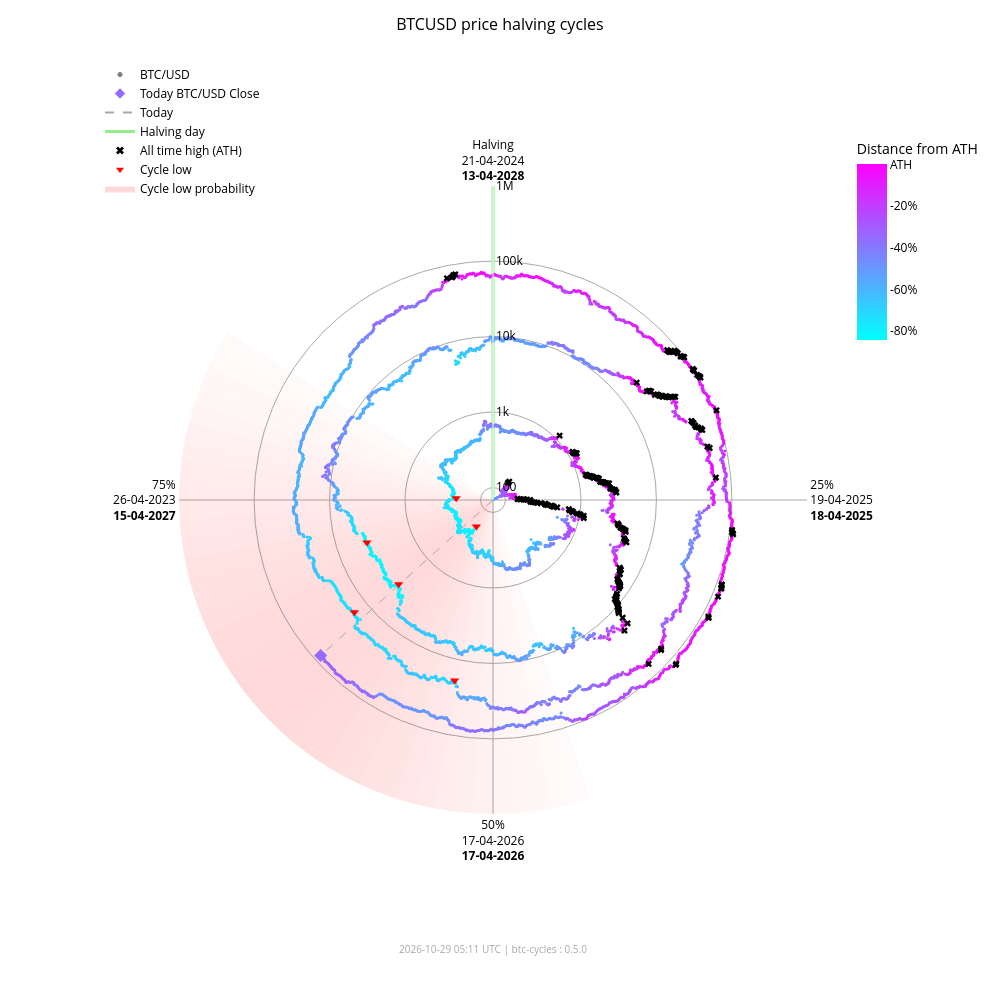

Notebook cell for this chart:
### Markdown cell above
### Interactive chart (plotly)

### Code cell
fig_interactive = btc.plot(
    kind="interactive",
    from_date="2012-11-28",
)
# plotly config for interactivity
config = {"scrollZoom": True, "displayModeBar": True}
# display in notebook
fig_interactive.show(config=config)

### Figure 1 — Plotly figure (JSON) as saved in the notebook; plotly's stock layout.template omitted (floating-point values rounded to 4 significant figures; data arrays with more than 128 entries replaced by an {"elided": "..."} marker saying what was removed)
{"data": [{"fill": "toself", "fillcolor": "rgba(255,0,0,0.018306980149439524)", "hoverinfo": "skip", "line": {"width": 0}, "mode": "lines", "r": [68.43, 1000000, 1000000, 68.43, 68.43], "showlegend": false, "theta": [162.0, 162.0, 165.6, 165.6, 162.0], "type": "scatterpolar"}, {"fill": "toself", "fillcolor": "rgba(255,0,0,0.02405911634527998)", "hoverinfo": "skip", "line": {"width": 0}, "mode": "lines", "r": [68.43, 1000000, 1000000, 68.43, 68.43], "showlegend": false, "theta": [165.6, 165.6, 169.2, 169.2, 165.6], "type": "scatterpolar"}, {"fill": "toself", "fillcolor": "rgba(255,0,0,0.030803449372254352)", "hoverinfo": "skip", "line": {"width": 0}, "mode": "lines", "r": [68.43, 1000000, 1000000, 68.43, 68.43], "showlegend": false, "theta": [169.2, 169.2, 172.8, 172.8, 169.2], "type": "scatterpolar"}, {"fill": "toself", "fillcolor": "rgba(255,0,0,0.03847233586005252)", "hoverinfo": "skip", "line": {"width": 0}, "mode": "lines", "r": [68.43, 1000000, 1000000, 68.43, 68.43], "showlegend": false, "theta": [172.8, 172.8, 176.4, 176.4, 172.8], "type": "scatterpolar"}, {"fill": "toself", "fillcolor": "rgba(255,0,0,0.04694405159551339)", "hoverinfo": "skip", "line": {"width": 0}, "mode": "lines", "r": [68.43, 1000000, 1000000, 68.43, 68.43], "showlegend": false, "theta": [176.4, 176.4, 180.0, 180.0, 176.4], "type": "scatterpolar"}, {"fill": "toself", "fillcolor": "rgba(255,0,0,0.05605603979818329)", "hoverinfo": "skip", "line": {"width": 0}, "mode": "lines", "r": [68.43, 1000000, 1000000, 68.43, 68.43], "showlegend": false, "theta": [180.0, 180.0, 183.6, 183.6, 180.0], "type": "scatterpolar"}, {"fill": "toself", "fillcolor": "rgba(255,0,0,0.06562330627802694)", "hoverinfo": "skip", "line": {"width": 0}, "mode": "lines", "r": [68.43, 1000000, 1000000, 68.43, 68.43], "showlegend": false, "theta": [183.6, 183.6, 187.2, 187.2, 183.6], "type": "scatterpolar"}, {"fill": "toself", "fillcolor": "rgba(255,0,0,0.07545707932574237)", "hoverinfo": "skip", "line": {"width": 0}, "mode": "lines", "r": [68.43, 1000000, 1000000, 68.43, 68.43], "showlegend": false, "theta": [187.2, 187.2, 190.8, 190.8, 187.2], "type": "scatterpolar"}, {"fill": "toself", "fillcolor": "rgba(255,0,0,0.08537841060169407)", "hoverinfo": "skip", "line": {"width": 0}, "mode": "lines", "r": [68.43, 1000000, 1000000, 68.43, 68.43], "showlegend": false, "theta": [190.8, 190.8, 194.4, 194.4, 190.8], "type": "scatterpolar"}, {"fill": "toself", "fillcolor": "rgba(255,0,0,0.09522272137134848)", "hoverinfo": "skip", "line": {"width": 0}, "mode": "lines", "r": [68.43, 1000000, 1000000, 68.43, 68.43], "showlegend": false, "theta": [194.4, 194.4, 198.0, 198.0, 194.4], "type": "scatterpolar"}, {"fill": "toself", "fillcolor": "rgba(255,0,0,0.10483418800389058)", "hoverinfo": "skip", "line": {"width": 0}, "mode": "lines", "r": [68.43, 1000000, 1000000, 68.43, 68.43], "showlegend": false, "theta": [198.0, 198.0, 201.6, 201.6, 198.0], "type": "scatterpolar"}, {"fill": "toself", "fillcolor": "rgba(255,0,0,0.11405248627197925)", "hoverinfo": "skip", "line": {"width": 0}, "mode": "lines", "r": [68.43, 1000000, 1000000, 68.43, 68.43], "showlegend": false, "theta": [201.6, 201.6, 205.2, 205.2, 201.6], "type": "scatterpolar"}, {"fill": "toself", "fillcolor": "rgba(255,0,0,0.12269756305009562)", "hoverinfo": "skip", "line": {"width": 0}, "mode": "lines", "r": [68.43, 1000000, 1000000, 68.43, 68.43], "showlegend": false, "theta": [205.2, 205.2, 208.8, 208.8, 205.2], "type": "scatterpolar"}, {"fill": "toself", "fillcolor": "rgba(255,0,0,0.13055959037792858)", "hoverinfo": "skip", "line": {"width": 0}, "mode": "lines", "r": [68.43, 1000000, 1000000, 68.43, 68.43], "showlegend": false, "theta": [208.8, 208.8, 212.4, 212.4, 208.8], "type": "scatterpolar"}, {"fill": "toself", "fillcolor": "rgba(255,0,0,0.13740037014073872)", "hoverinfo": "skip", "line": {"width": 0}, "mode": "lines", "r": [68.43, 1000000, 1000000, 68.43, 68.43], "showlegend": false, "theta": [212.4, 212.4, 216.0, 216.0, 212.4], "type": "scatterpolar"}, {"fill": "toself", "fillcolor": "rgba(255,0,0,0.14296927208088228)", "hoverinfo": "skip", "line": {"width": 0}, "mode": "lines", "r": [68.43, 1000000, 1000000, 68.43, 68.43], "showlegend": false, "theta": [216.0, 216.0, 219.6, 219.6, 216.0], "type": "scatterpolar"}, {"fill": "toself", "fillcolor": "rgba(255,0,0,0.14703219887325494)", "hoverinfo": "skip", "line": {"width": 0}, "mode": "lines", "r": [68.43, 1000000, 1000000, 68.43, 68.43], "showlegend": false, "theta": [219.6, 219.6, 223.2, 223.2, 219.6], "type": "scatterpolar"}, {"fill": "toself", "fillcolor": "rgba(255,0,0,0.14940752827264187)", "hoverinfo": "skip", "line": {"width": 0}, "mode": "lines", "r": [68.43, 1000000, 1000000, 68.43, 68.43], "showlegend": false, "theta": [223.2, 223.2, 226.8, 226.8, 223.2], "type": "scatterpolar"}, {"fill": "toself", "fillcolor": "rgba(255,0,0,0.15)", "hoverinfo": "skip", "line": {"width": 0}, "mode": "lines", "r": [68.43, 1000000, 1000000, 68.43, 68.43], "showlegend": false, "theta": [226.8, 226.8, 230.4, 230.4, 226.8], "type": "scatterpolar"}, {"fill": "toself", "fillcolor": "rgba(255,0,0,0.14882314851976614)", "hoverinfo": "skip", "line": {"width": 0}, "mode": "lines", "r": [68.43, 1000000, 1000000, 68.43, 68.43], "showlegend": false, "theta": [230.4, 230.4, 234.0, 234.0, 230.4], "type": "scatterpolar"}, {"fill": "toself", "fillcolor": "rgba(255,0,0,0.14600334989350275)", "hoverinfo": "skip", "line": {"width": 0}, "mode": "lines", "r": [68.43, 1000000, 1000000, 68.43, 68.43], "showlegend": false, "theta": [234.0, 234.0, 237.6, 237.6, 234.0], "type": "scatterpolar"}, {"fill": "toself", "fillcolor": "rgba(255,0,0,0.14176315293000513)", "hoverinfo": "skip", "line": {"width": 0}, "mode": "lines", "r": [68.43, 1000000, 1000000, 68.43, 68.43], "showlegend": false, "theta": [237.6, 237.6, 241.2, 241.2, 237.6], "type": "scatterpolar"}, {"fill": "toself", "fillcolor": "rgba(255,0,0,0.1363869302869166)", "hoverinfo": "skip", "line": {"width": 0}, "mode": "lines", "r": [68.43, 1000000, 1000000, 68.43, 68.43], "showlegend": false, "theta": [241.2, 241.2, 244.8, 244.8, 241.2], "type": "scatterpolar"}, {"fill": "toself", "fillcolor": "rgba(255,0,0,0.13017643696734477)", "hoverinfo": "skip", "line": {"width": 0}, "mode": "lines", "r": [68.43, 1000000, 1000000, 68.43, 68.43], "showlegend": false, "theta": [244.8, 244.8, 248.4, 248.4, 244.8], "type": "scatterpolar"}, {"fill": "toself", "fillcolor": "rgba(255,0,0,0.1234063302665758)", "hoverinfo": "skip", "line": {"width": 0}, "mode": "lines", "r": [68.43, 1000000, 1000000, 68.43, 68.43], "showlegend": false, "theta": [248.4, 248.4, 252.0, 252.0, 248.4], "type": "scatterpolar"}, {"fill": "toself", "fillcolor": "rgba(255,0,0,0.11628949020714345)", "hoverinfo": "skip", "line": {"width": 0}, "mode": "lines", "r": [68.43, 1000000, 1000000, 68.43, 68.43], "showlegend": false, "theta": [252.0, 252.0, 255.6, 255.6, 252.0], "type": "scatterpolar"}, {"fill": "toself", "fillcolor": "rgba(255,0,0,0.108959277972535)", "hoverinfo": "skip", "line": {"width": 0}, "mode": "lines", "r": [68.43, 1000000, 1000000, 68.43, 68.43], "showlegend": false, "theta": [255.6, 255.6, 259.2, 259.2, 255.6], "type": "scatterpolar"}, {"fill": "toself", "fillcolor": "rgba(255,0,0,0.1014715299920515)", "hoverinfo": "skip", "line": {"width": 0}, "mode": "lines", "r": [68.43, 1000000, 1000000, 68.43, 68.43], "showlegend": false, "theta": [259.2, 259.2, 262.8, 262.8, 259.2], "type": "scatterpolar"}, {"fill": "toself", "fillcolor": "rgba(255,0,0,0.09382430417652897)", "hoverinfo": "skip", "line": {"width": 0}, "mode": "lines", "r": [68.43, 1000000, 1000000, 68.43, 68.43], "showlegend": false, "theta": [262.8, 262.8, 266.4, 266.4, 262.8], "type": "scatterpolar"}, {"fill": "toself", "fillcolor": "rgba(255,0,0,0.08598937207621672)", "hoverinfo": "skip", "line": {"width": 0}, "mode": "lines", "r": [68.43, 1000000, 1000000, 68.43, 68.43], "showlegend": false, "theta": [266.4, 266.4, 270.0, 270.0, 266.4], "type": "scatterpolar"}, {"fill": "toself", "fillcolor": "rgba(255,0,0,0.07794710108398434)", "hoverinfo": "skip", "line": {"width": 0}, "mode": "lines", "r": [68.43, 1000000, 1000000, 68.43, 68.43], "showlegend": false, "theta": [270.0, 270.0, 273.6, 273.6, 270.0], "type": "scatterpolar"}, {"fill": "toself", "fillcolor": "rgba(255,0,0,0.06971614429145927)", "hoverinfo": "skip", "line": {"width": 0}, "mode": "lines", "r": [68.43, 1000000, 1000000, 68.43, 68.43], "showlegend": false, "theta": [273.6, 273.6, 277.2, 277.2, 273.6], "type": "scatterpolar"}, {"fill": "toself", "fillcolor": "rgba(255,0,0,0.061371174705723626)", "hoverinfo": "skip", "line": {"width": 0}, "mode": "lines", "r": [68.43, 1000000, 1000000, 68.43, 68.43], "showlegend": false, "theta": [277.2, 277.2, 280.8, 280.8, 277.2], "type": "scatterpolar"}, {"fill": "toself", "fillcolor": "rgba(255,0,0,0.05304520605236535)", "hoverinfo": "skip", "line": {"width": 0}, "mode": "lines", "r": [68.43, 1000000, 1000000, 68.43, 68.43], "showlegend": false, "theta": [280.8, 280.8, 284.4, 284.4, 280.8], "type": "scatterpolar"}, {"fill": "toself", "fillcolor": "rgba(255,0,0,0.044916938988340704)", "hoverinfo": "skip", "line": {"width": 0}, "mode": "lines", "r": [68.43, 1000000, 1000000, 68.43, 68.43], "showlegend": false, "theta": [284.4, 284.4, 288.0, 288.0, 284.4], "type": "scatterpolar"}, {"fill": "toself", "fillcolor": "rgba(255,0,0,0.0371870550186571)", "hoverinfo": "skip", "line": {"width": 0}, "mode": "lines", "r": [68.43, 1000000, 1000000, 68.43, 68.43], "showlegend": false, "theta": [288.0, 288.0, 291.6, 291.6, 288.0], "type": "scatterpolar"}, {"fill": "toself", "fillcolor": "rgba(255,0,0,0.030049603184432498)", "hoverinfo": "skip", "line": {"width": 0}, "mode": "lines", "r": [68.43, 1000000, 1000000, 68.43, 68.43], "showlegend": false, "theta": [291.6, 291.6, 295.2, 295.2, 291.6], "type": "scatterpolar"}, {"fill": "toself", "fillcolor": "rgba(255,0,0,0.023665126797805223)", "hoverinfo": "skip", "line": {"width": 0}, "mode": "lines", "r": [68.43, 1000000, 1000000, 68.43, 68.43], "showlegend": false, "theta": [295.2, 295.2, 298.8, 298.8, 295.2], "type": "scatterpolar"}, {"fill": "toself", "fillcolor": "rgba(255,0,0,0.018141004067302662)", "hoverinfo": "skip", "line": {"width": 0}, "mode": "lines", "r": [68.43, 1000000, 1000000, 68.43, 68.43], "showlegend": false, "theta": [298.8, 298.8, 302.4, 302.4, 298.8], "type": "scatterpolar"}, {"hoverinfo": "skip", "line": {"color": "darkgrey", "dash": "dash", "width": 1}, "mode": "lines", "r": [68.43, 81270.0], "showlegend": false, "theta": [227.9, 227.9], "type": "scatterpolar"}, {"hoverinfo": "skip", "line": {"color": "lightgreen", "width": 3}, "mode": "lines", "r": [68.43, 1000000], "showlegend": false, "theta": [0, 0], "type": "scatterpolar"}, {"hoverinfo": "text", "marker": {"color": {"elided": "4933 str values"}, "size": 3}, "mode": "markers", "r": {"elided": "4933 float values"}, "showlegend": false, "text": {"elided": "4933 str values"}, "theta": {"elided": "4933 float values"}, "type": "scatterpolar"}, {"hoverinfo": "text", "marker": {"color": "#9669ff", "size": 10, "symbol": "diamond"}, "mode": "markers", "r": [81270.0], "showlegend": false, "text": ["Today<br>Date: 2026-10-28<br>Price: $81,267.59"], "theta": [227.9], "type": "scatterpolar"}, {"hoverinfo": "text", "marker": {"color": "black", "size": 6, "symbol": "x"}, "mode": "markers", "r": {"elided": "182 float values"}, "showlegend": false, "text": {"elided": "182 str values"}, "theta": {"elided": "182 float values"}, "type": "scatterpolar"}, {"hoverinfo": "text", "marker": {"color": "red", "size": 8, "symbol": "triangle-down"}, "mode": "markers", "r": [178.1, 210.5, 3237.0, 3961.0, 19020.0, 15790.0], "showlegend": false, "text": ["Cycle Low<br>Date: 2015-01-14<br>Price: $178.10<br>ATH distance: -84.5%", "Cycle Low<br>Date: 2015-08-24<br>Price: $210.49<br>ATH distance: -81.7%", "Cycle Low<br>Date: 2018-12-15<br>Price: $3,236.76<br>ATH distance: -83.4%", "Cycle Low<br>Date: 2019-03-15<br>Price: $3,960.91<br>ATH distance: -79.7%", "Cycle Low<br>Date: 2022-06-18<br>Price: $19,017.64<br>ATH distance: -71.9%", "Cycle Low<br>Date: 2022-11-21<br>Price: $15,787.28<br>ATH distance: -76.6%"], "theta": [212.1, 272.7, 228.3, 251.4, 192.0, 231.0], "type": "scatterpolar"}, {"marker": {"color": "grey", "size": 5}, "mode": "markers", "name": "BTC/USD", "r": [null], "theta": [null], "type": "scatterpolar"}, {"marker": {"color": "#9669ff", "size": 8, "symbol": "diamond"}, "mode": "markers", "name": "Today BTC/USD Close", "r": [null], "theta": [null], "type": "scatterpolar"}, {"line": {"color": "darkgrey", "dash": "dash"}, "mode": "lines", "name": "Today", "r": [null], "theta": [null], "type": "scatterpolar"}, {"line": {"color": "lightgreen", "width": 3}, "mode": "lines", "name": "Halving day", "r": [null], "theta": [null], "type": "scatterpolar"}, {"marker": {"color": "black", "size": 7, "symbol": "x"}, "mode": "markers", "name": "All time high (ATH)", "r": [null], "theta": [null], "type": "scatterpolar"}, {"marker": {"color": "red", "size": 7, "symbol": "triangle-down"}, "mode": "markers", "name": "Cycle low", "r": [null], "theta": [null], "type": "scatterpolar"}, {"fill": "toself", "fillcolor": "rgba(255,0,0,0.15)", "line": {"width": 0}, "mode": "lines", "name": "Cycle low probability", "r": [null], "theta": [null], "type": "scatterpolar"}, {"hoverinfo": "skip", "marker": {"cmax": 0, "cmin": -0.8453, "color": [0], "colorbar": {"len": 0.25, "ticktext": ["ATH", "-20%", "-40%", "-60%", "-80%", "-100%"], "tickvals": [0, -0.2, -0.4, -0.6, -0.8, -1.0], "title": {"text": "Distance from ATH"}, "x": 0.95, "y": 0.92, "yanchor": "top"}, "colorscale": {"elided": "256x2 mixed values"}, "showscale": true, "size": 0}, "mode": "markers", "r": [null], "showlegend": false, "theta": [null], "type": "scatterpolar"}], "layout": {"annotations": [{"font": {"color": "darkgrey", "size": 10}, "showarrow": false, "text": "2026-10-29 05:11 UTC | btc-cycles : 0.5.0", "x": 0.5, "xref": "paper", "y": -0.02, "yref": "paper"}], "font": {"color": "black"}, "height": 1000, "legend": {"bgcolor": "rgba(0,0,0,0)", "font": {"color": "black"}, "x": 0.0, "y": 1.0}, "margin": {"b": 60, "l": 100, "r": 80, "t": 60}, "paper_bgcolor": "white", "plot_bgcolor": "white", "polar": {"angularaxis": {"color": "black", "direction": "clockwise", "gridcolor": "darkgrey", "rotation": 90, "ticktext": ["Halving<br>21-04-2024<br><b>13-04-2028</b>", "25%<br>19-04-2025<br><b>18-04-2025</b>", "50%<br>17-04-2026<br><b>17-04-2026</b>", "75%<br>26-04-2023<br><b>15-04-2027</b>"], "tickvals": [0, 90, 180, 270]}, "bgcolor": "white", "domain": {"x": [0.1, 0.9], "y": [0.05, 0.95]}, "radialaxis": {"angle": 90, "color": "black", "gridcolor": "darkgrey", "range": [1.835, 6.0], "tickangle": 90, "ticktext": ["100", "1k", "10k", "100k", "1M"], "tickvals": [100, 1000, 10000, 100000, 1000000], "type": "log"}}, "title": {"font": {"color": "black", "size": 16}, "text": "BTCUSD price halving cycles", "x": 0.5}, "width": 1000}}
